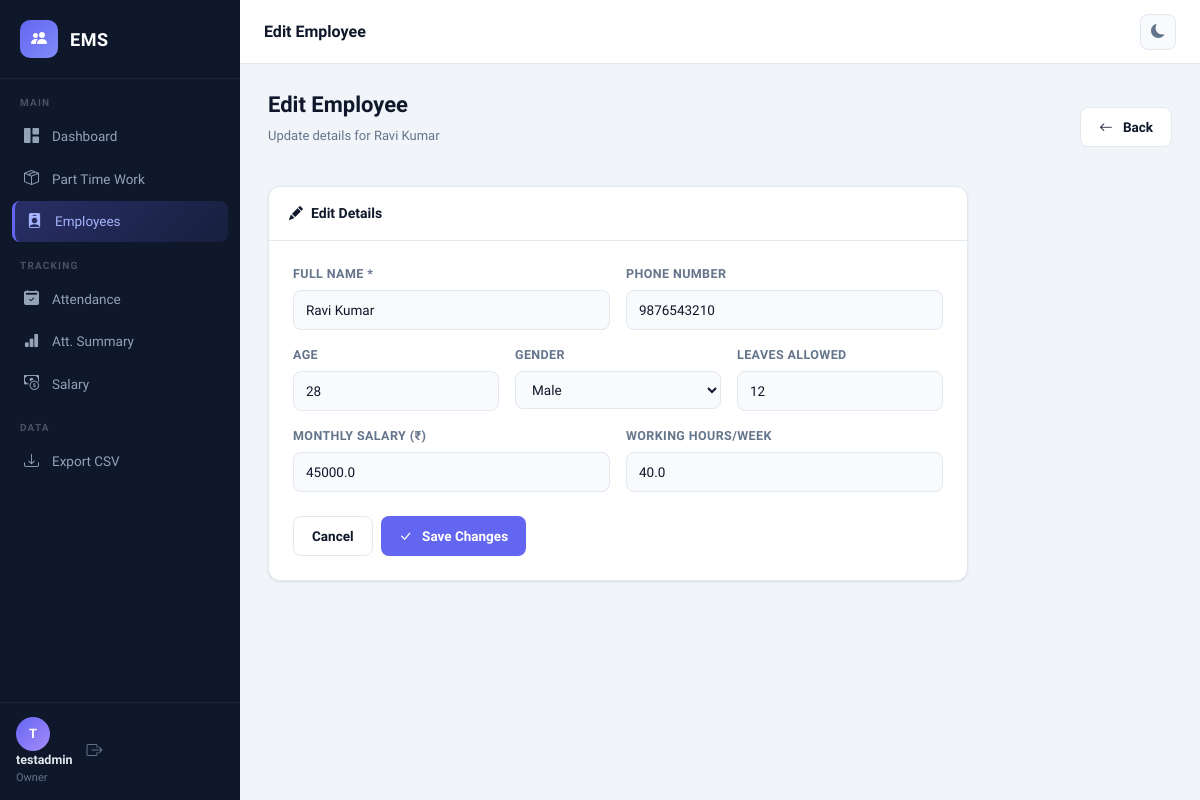
Page /employees/edit/1 (signed in) on the committed database.
### tables this page shows
CREATE TABLE employees (
            id INTEGER PRIMARY KEY AUTOINCREMENT,
            name TEXT NOT NULL,
            phone TEXT,
            age INTEGER,
            gender TEXT,
            salary REAL,
            leaves INTEGER DEFAULT 0,
            working_hours REAL DEFAULT 40,
            user_id INTEGER,
            created_at TEXT DEFAULT CURRENT_TIMESTAMP,
            FOREIGN KEY (user_id) REFERENCES users(id)
        );

### app.py (the view, shortened to what this page needs)
@app.route('/employees/edit/<int:emp_id>', methods=['GET', 'POST'])
@login_required
def edit_employee(emp_id):
    uid = get_current_user_id()
    conn = get_db()
    emp = conn.execute(
        'SELECT * FROM employees WHERE id=? AND user_id=?', (emp_id, uid)).fetchone()
    conn.close()
    if not emp:
        return redirect(url_for('employees'))
    return render_template('edit_employee.html', emp=emp)

### app.py (called while the page is built)
def get_db():
    conn = sqlite3.connect(DB_PATH)
    conn.row_factory = sqlite3.Row  # allows dict-like access
    return conn

def login_required(f):
    @wraps(f)
    def decorated(*args, **kwargs):
        if 'user_id' not in session:
            return redirect(url_for('login'))
        if session.get('otp_pending'):
            return redirect(url_for('verify_otp'))
        return f(*args, **kwargs)
    return decorated

def get_current_user_id():
    return session.get('user_id')

### templates/edit_employee.html (shortened to what this page needs)
{% extends "base.html" %}
{% block page_title %}Edit Employee{% endblock %}
{% block content %}
<div class="page-header">
  <div>
    <h2 class="page-h2">Edit Employee</h2>
    <p class="page-sub">Update details for {{ emp['name'] }}</p>
  </div>
  <a href="{{ url_for('employees') }}" class="btn-secondary-custom">
    <i class="bi bi-arrow-left me-1"></i> Back
  </a>
</div>
<div class="card-custom" style="max-width:700px">
  <div class="card-header-custom">
    <span><i class="bi bi-pencil-fill me-2"></i>Edit Details</span>
  </div>
  <div class="p-4">
    <form method="POST">
      <div class="row g-3">
        <div class="col-md-6">
          <label class="form-label-custom">Full Name *</label>
          <input type="text" name="name" class="form-input" value="{{ emp['name'] }}" required/>
        </div>
        <div class="col-md-6">
          <label class="form-label-custom">Phone Number</label>
          <input type="text" name="phone" class="form-input" value="{{ emp['phone'] or '' }}"/>
        </div>
        <div class="col-md-4">
          <label class="form-label-custom">Age</label>
          <input type="number" name="age" class="form-input" value="{{ emp['age'] }}" min="16" max="80"/>
        </div>
        <div class="col-md-4">
          <label class="form-label-custom">Gender</label>
          <select name="gender" class="form-input">
            <option value="Male" {% if emp['gender']=='Male' %}selected{% endif %}>Male</option>
          </select>
        </div>
        <div class="col-md-4">
          <label class="form-label-custom">Leaves Allowed</label>
          <input type="number" name="leaves" class="form-input" value="{{ emp['leaves'] }}" min="0"/>
        </div>
        <div class="col-md-6">
          <label class="form-label-custom">Monthly Salary (₹)</label>
          <input type="number" name="salary" class="form-input" value="{{ emp['salary'] }}" step="0.01"/>
        </div>
        <div class="col-md-6">
          <label class="form-label-custom">Working Hours/Week</label>
          <input type="number" name="working_hours" class="form-input" value="{{ emp['working_hours'] }}" step="0.5"/>
        </div>
      </div>
      <div class="mt-4 d-flex gap-2">
        <a href="{{ url_for('employees') }}" class="btn-secondary-custom">Cancel</a>
        <button type="submit" class="btn-primary-custom">
          <i class="bi bi-check-lg me-1"></i>Save Changes
        </button>
      </div>
    </form>
  </div>
</div>
{% endblock %}

### static/css/style.css (style rules this page uses)
:root { --bg-page: #f1f5f9; --bg-card: #ffffff; --bg-sidebar: #0f172a; --bg-hover: #1e293b; --bg-input: #f8fafc; --bg-modal: #ffffff; --text-primary: #0f172a; --text-secondary:#64748b; --text-sidebar: #94a3b8; --text-sidebar-a:#ffffff; --border: #e2e8f0; --border-focus: #6366f1; --accent: #6366f1; --accent-hover: #4f46e5; --accent-light: #eef2ff; --blue: #3b82f6; --blue-light: #eff6ff; --green: #22c55e; --green-light: #f0fdf4; --orange: #f97316; --orange-light: #fff7ed; --purple: #a855f7; --purple-light: #faf5ff; --red: #ef4444; --red-light: #fef2f2; --shadow-sm: 0 1px 3px rgba(0,0,0,.06), 0 1px 2px rgba(0,0,0,.04); --shadow-md: 0 4px 16px rgba(0,0,0,.08); --shadow-lg: 0 10px 40px rgba(0,0,0,.12); --radius: 12px; --radius-sm: 8px; --sidebar-w: 240px; --topbar-h: 64px; --transition: 0.2s ease; }
*, *::before, *::after { box-sizing: border-box; margin: 0; padding: 0; }
html { scroll-behavior: smooth; }
body { font-family: 'Plus Jakarta Sans', sans-serif; background: var(--bg-page); color: var(--text-primary); transition: background var(--transition), color var(--transition); min-height: 100vh; }
.card-custom { background: var(--bg-card); border: 1px solid var(--border); border-radius: var(--radius); box-shadow: var(--shadow-sm); overflow: hidden; }
.card-header-custom { display: flex; align-items: center; justify-content: space-between; padding: 16px 20px; border-bottom: 1px solid var(--border); font-weight: 600; font-size: 14px; color: var(--text-primary); }
.btn-primary-custom { display: inline-flex; align-items: center; gap: 6px; padding: 9px 18px; background: var(--accent); color: white; border: none; border-radius: var(--radius-sm); font-size: 13.5px; font-weight: 600; cursor: pointer; text-decoration: none; transition: all var(--transition); font-family: inherit; }
.btn-secondary-custom { display: inline-flex; align-items: center; gap: 6px; padding: 9px 18px; background: var(--bg-card); color: var(--text-primary); border: 1px solid var(--border); border-radius: var(--radius-sm); font-size: 13.5px; font-weight: 600; cursor: pointer; text-decoration: none; transition: all var(--transition); font-family: inherit; }
.form-input { width: 100%; padding: 9px 12px; background: var(--bg-input); border: 1.5px solid var(--border); border-radius: var(--radius-sm); color: var(--text-primary); font-size: 13.5px; font-family: inherit; transition: border-color var(--transition), box-shadow var(--transition); outline: none; }
.form-label-custom { display: block; font-size: 12.5px; font-weight: 600; color: var(--text-secondary); margin-bottom: 6px; text-transform: uppercase; letter-spacing: 0.4px; }
.page-header { display: flex; align-items: center; justify-content: space-between; margin-bottom: 24px; flex-wrap: wrap; gap: 12px; }
.page-h2 { font-size: 22px; font-weight: 800; color: var(--text-primary); }
.page-sub { font-size: 13px; color: var(--text-secondary); margin-top: 2px; }

### rows in the picture
employees: name "Ravi Kumar", phone "9876543210", age "28", gender "Male", leaves "12", salary "45000.0", working_hours "40.0"

### other values in the picture
{{ (username[0].upper() if username else '?') }} "T"
{{ username if username else 'User' }} "testadmin"
